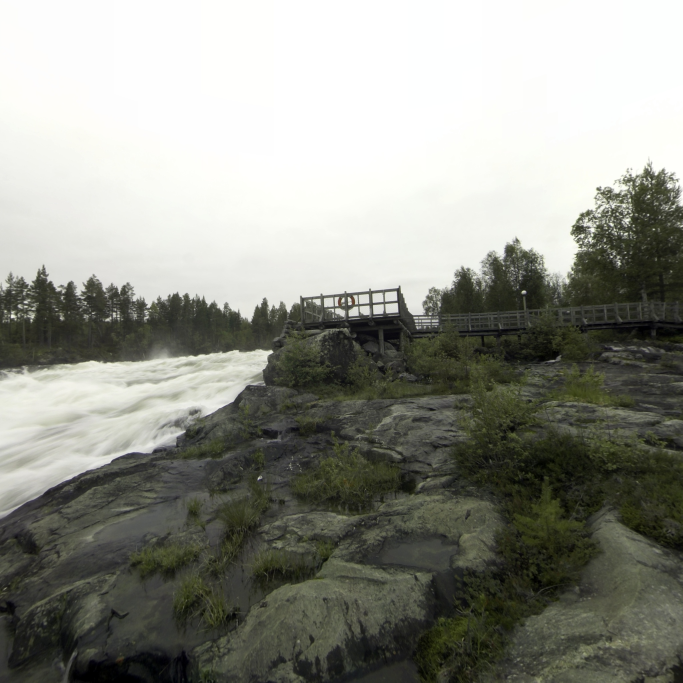
#> input picture EngineTest/assets/images/skybox_b.jpg, 2048 x 2048 px (shown at 1/3 size)
$ python make_vtdraft.py ../../EngineTest/assets/images/skybox_b.jpg out.png
#> lines starting #> are read from the running program, lines starting #| are printed output that depends on the picture
#!/usr/bin/env python3
"""
make_vtdraft.py — VT M0.9 原型离线切 tile 工具（草稿版 .vtdraft）

把一张 PNG 切成 VT 原型数据布局：tile 128 + border 4（clamp 扩展），
CPU 生成 mip 链（box filter，最低到 128），全部 tile 打进单文件。

M1 的正式 VTBaker（VTEX 容器 + BCn/ASTC 双格式 + 页索引）以此为基础
重写进 ContentTools；本脚本仅验证数据布局与离线流程。

用法:
    python3 make_vtdraft.py <input.png> [output.vtdraft] [--tile 128] [--border 4]

输出:
    <output.vtdraft>  二进制: header + 逐 mip 逐 tile 的 (tile+2*border)² RGBA
    stdout            页索引摘要（虚拟页 → 文件内偏移）
"""
import struct
import sys
from pathlib import Path

from PIL import Image

MAGIC = b"VTDP"
VERSION = 1


def gen_mips(img, tile):
    """box filter mip 链,直到边长 == tile(即 1 tile 覆盖)。"""
    mips = [img.convert("RGBA")]
    while min(mips[-1].size) > tile:
        w, h = mips[-1].size
        small = mips[-1].resize((w // 2, h // 2), Image.BOX)
        mips.append(small)
    return mips


def extract_tile(mip, px, py, tile, border):
    """取 (px,py) tile 并做 clamp 扩展 border。M0 用 tile 内 clamp;
    M3 过滤完善时改为邻 tile 边缘扩展。"""
    w, h = mip.size
    x0, y0 = px * tile, py * tile
    out = Image.new("RGBA", (tile + 2 * border, tile + 2 * border))
    core = mip.crop((x0, y0, x0 + tile, y0 + tile))
    out.paste(core, (border, border))
    # 四边 clamp
    left = core.crop((0, 0, 1, tile))
    right = core.crop((tile - 1, 0, tile, tile))
    for by in range(border):
        out.paste(left, (by, border))
        out.paste(right, (tile + border + by, border))
        out.paste(out.crop((0, border, tile + 2 * border, border + 1)), (0, by))
        out.paste(out.crop((0, tile + border - 1, tile + 2 * border, tile + border)), (0, tile + border + by))
    return out


def main():
    if len(sys.argv) < 2:
        print(__doc__)
        return 1
    src = Path(sys.argv[1])
    dst = Path(sys.argv[2]) if len(sys.argv) > 2 else src.with_suffix(".vtdraft")
    tile, border = 128, 4

    img = Image.open(src)
#> img is the input picture: PIL image 2048x2048 RGB; mean R, G, B 143.5, 144.8, 136.8
    w, h = img.size
#> w = 2048; h = 2048
    assert w == h and w & (w - 1) == 0, "M0 草稿要求 2^n 正方形"
    assert w >= tile

    mips = gen_mips(img, tile)
#> the loop in gen_mips, `while min(mips[-1].size) > tile:` made 4 passes
#> pass 2, in gen_mips, `small = mips[-1].resize((w // 2, h // 2), Image.BOX)`:
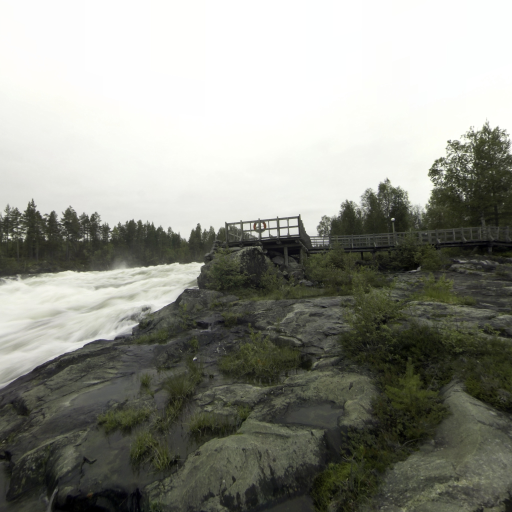
#> small: PIL image 512x512 RGBA; mean R, G, B, A 144.1, 145.5, 137.4, 255
#> after the loop in gen_mips, `while min(mips[-1].size) > tile:`: mips = 5 items
#> mips = 5 items
    with open(dst, "wb") as f:
        f.write(MAGIC)
        f.write(struct.pack("<IIII", VERSION, w, h, tile))
        f.write(struct.pack("<II", border, len(mips)))
        offset = 0
        for level, mip in enumerate(mips):
            side = mip.size[0] // tile
            for py in range(side):
                for px in range(side):
                    data = extract_tile(mip, px, py, tile, border).tobytes()
                    print(f"mip{level} vPage({px},{py}) tiles={side}x{side} "
                          f"offset={offset} bytes={len(data)}")
                    offset += len(data)
                    f.write(data)
#> this loop made 5 passes
#> side on pass 1: 16
#> (printed output is left out)
    print(f"\n{dst}: {w}x{h} tile={tile} border={border} mips={len(mips)} "
          f"total={dst.stat().st_size} bytes")
    return 0


if __name__ == "__main__":
    sys.exit(main())
#> (the program exits here)

$ run again, on EngineTest/assets/images/skybox_l.jpg
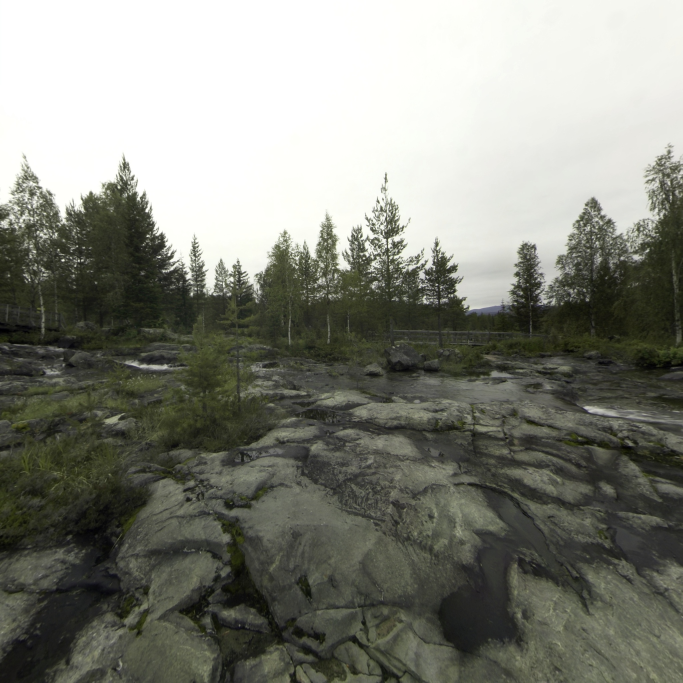
#> input picture EngineTest/assets/images/skybox_l.jpg, 2048 x 2048 px (shown at 1/3 size)
#> in main, img is the input picture: PIL image 2048x2048 RGB; mean R, G, B 130.2, 131.8, 122.7
#> the loop in gen_mips, `while min(mips[-1].size) > tile:` made 4 passes
#> pass 2, in gen_mips, `small = mips[-1].resize((w // 2, h // 2), Image.BOX)`:
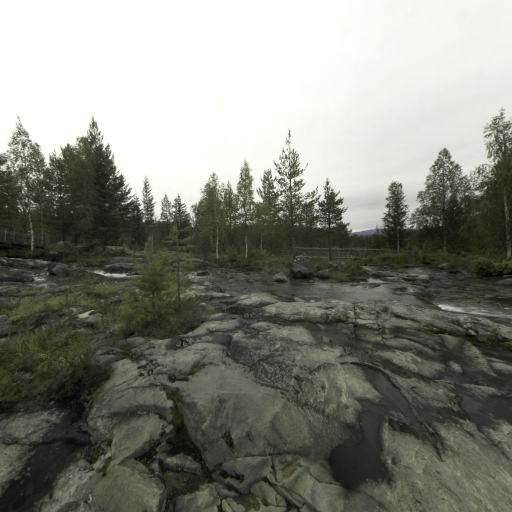
#> small: PIL image 512x512 RGBA; mean R, G, B, A 130.9, 132.5, 123.5, 255
#> pass 3, in gen_mips, `small = mips[-1].resize((w // 2, h // 2), Image.BOX)`:
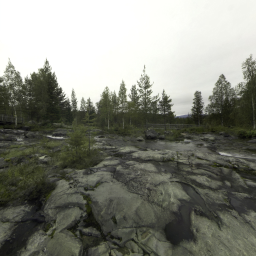
#> small: PIL image 256x256 RGBA; mean R, G, B, A 131.3, 132.9, 123.9, 255
#> after the loop in gen_mips, `while min(mips[-1].size) > tile:`: mips = 5 items
#> the loop in main, `for level, mip in enumerate(mips):` made 5 passes
#> side on pass 1: 16
#> (printed output is left out)
